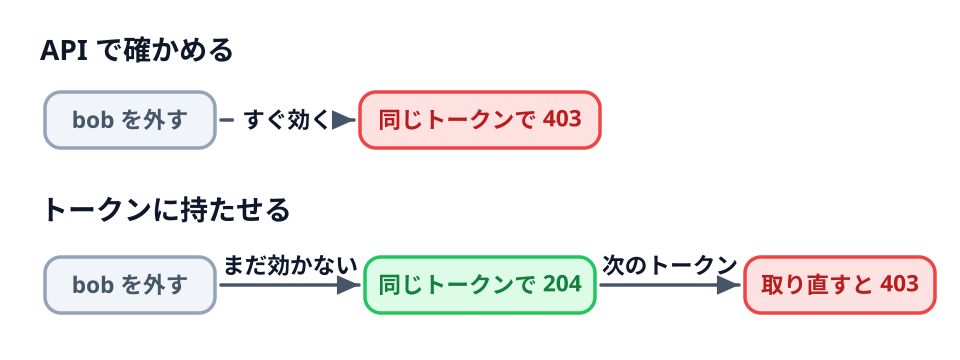

This chart was generated by the following Python code:
"""08-04「比べる」の、所属を外したときにいつ効くかの図。

bob を team-a から外したあと、同じトークンで消すと、API で確かめる方法では 403（すぐ効く）、
トークンに持たせる方法では 204（トークンを取り直すまで効かない）。取り直すと 403。
スキーマ: 2 段の時間の流れ（左から右）。
"""

import os
import sys
from pathlib import Path

sys.path.insert(0, str(next(p / ".claude/skills/genfig" for p in Path(__file__).resolve().parents
                            if (p / ".claude/skills/genfig").is_dir())))
from genfig import Canvas  # noqa: E402

c = Canvas(960, 360)

c.text(40, 60, "API で確かめる", scale="heading", align="left")
a1 = c.node(130, 120, "bob を外す", shape="square", color="gray", w=170, h=56,
            label_scale="label")
a2 = c.node(480, 120, "同じトークンで 403", shape="square", color="red", w=240,
            h=56, label_scale="label")
c.link(a1, a2, label="すぐ効く")

c.text(40, 220, "トークンに持たせる", scale="heading", align="left")
b1 = c.node(130, 285, "bob を外す", shape="square", color="gray", w=170, h=56,
            label_scale="label")
b2 = c.node(480, 285, "同じトークンで 204", shape="square", color="green", w=230,
            h=56, label_scale="label")
b3 = c.node(840, 285, "取り直すと 403", shape="square", color="red", w=190,
            h=56, label_scale="label")
c.link(b1, b2, label="まだ効かない")
c.link(b2, b3, label="次のトークン")

c.save("01-when.svg")
